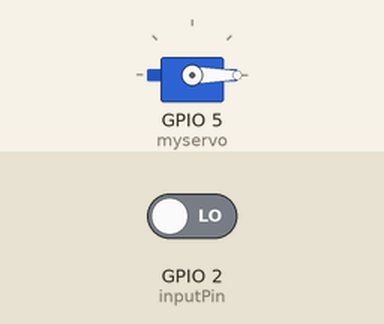
Simulated run of this sketch. Board: ESP8266 (NodeMCU). Shown: servo. Inputs (shaded band) come from the test bench; at power-on: GPIO 2 (inputPin) LOW.

Above: at 2.8 s.
2.9 s: GPIO 2 (inputPin) driven HIGH
At 3.7 s:
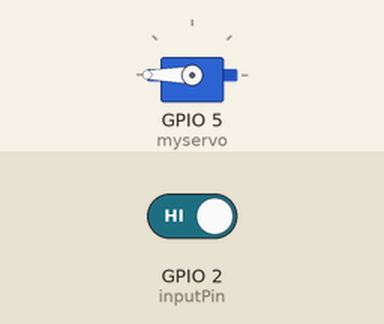
4.5 s: GPIO 2 (inputPin) driven LOW
At 6.4 s:
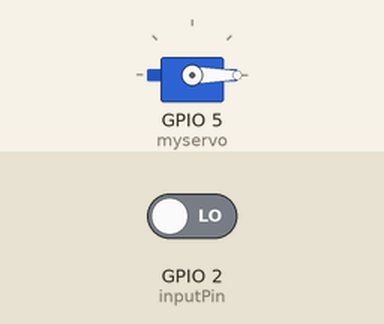
Timing chart, 0 to 7.9 s (numbered marks = the images above; inputs shaded):
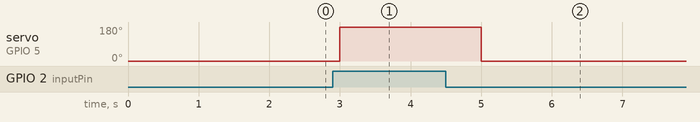

Measured:
- after the input at 2.9 s, servo on GPIO 5 (myservo): 0° → 180° after 0.10 s
- after the input at 4.5 s, servo on GPIO 5 (myservo): 180° → 0° after 0.50 s

The sketch:

door_lock_unlock.ino
```cpp
#include <ESP8266WiFi.h>
#include <Servo.h>

Servo myservo;
int inputPin = 2; // Input pin for the switch

void setup() {
  myservo.attach(5); // Servo is attached to GPIO5 (D1) on the ESP8266
  pinMode(inputPin, INPUT);
}

void loop() {
  int switchState = digitalRead(inputPin);

  if (switchState == HIGH) {
    myservo.write(180); // Stop at 180 degrees
    delay(1000);
  } else {
    myservo.write(0); // Stop at 0 degrees
    delay(1000);
  }
}
```
